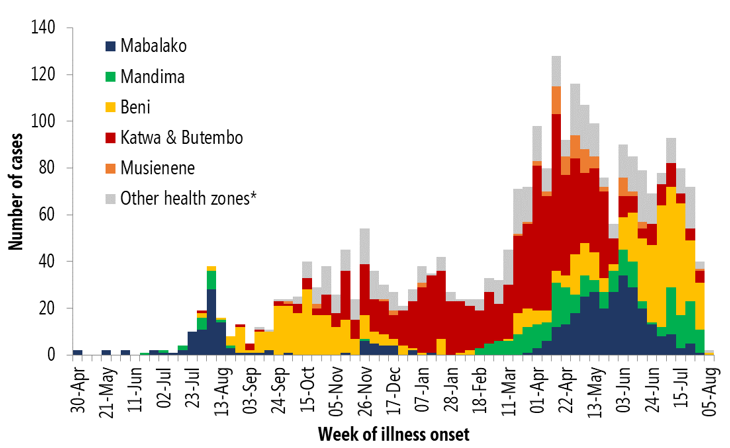
%> input picture data/figure1_20190808.png, 730 x 448 px
$ octave --eval "figure2num_clean;"   (GNU Octave 9; MATLAB toolbox functions it lacks are replaced by stand-ins)
%> lines starting %> are read from the running program, lines starting %| are printed output that depends on the picture; in (x1, y1, x2, y2) boxes, pixels count from 0 and x2, y2 are one past the last pixel; in counts of white or black regions, pixels touching at a corner belong together; the program's own positions count from 1
%This code is for data extraction from a bar chart figure
%Author: Jun Kong; jkong@gsu.edu
%Mathematics and Statistics at GSU

function figure2num_clean(varargin)

imtool close all;
switch nargin
    case 0
        %input setup
        data_path = '../data/';
        filename = 'figure1_20190808.png';
        result_path = '../result/';

        X_ORIG = 73.783871;
        X_LIMIT = 716.261290;
        Y_ORIG = 354.977419;
        Y_LIMIT = 27.958065;
        X_LEGEND = 267.848387;
        Y_LEGEND = 220.370968;

    case 2
        data_path = varargin{1};
        filename = varargin{2};
        result_path = '../result/';
    case 3
        data_path = varargin{1};
        filename = varargin{2};
        result_path = varargin{3};
    otherwise
        error('This number of arguments is not supported')
end

NUM_X_LABEL = 22;
NUM_BIN_BTW_X_LABEL = 2;
ADDITION_BIN_IN_END = 0;
NUM_BIN = NUM_X_LABEL*(NUM_BIN_BTW_X_LABEL+1)+1 + ADDITION_BIN_IN_END;
Y_MAX_MEASURE = 140;
SQUARE_SIZE = 11;
ONE_PERC = 0.95;
colors = [0 0 0.4;...
    0 0.6 0;...
    0.9290 0.6940 0.1250;...
    0.6350 0.0780 0.1840;...
    0.8500 0.3250 0.0980;...
    0.7529 0.7529 0.7529];
legend_label = {'Mabalako', 'Mandima', 'Beni', 'Katwa and Butembo', 'Musienene', 'Other health zones'};
XTickLabel = {'30-Apr', '', '', '21-May', '', '', '11-Jun', '', '', '02-Jul', '', '',...
    '23-Jul', '', '', '13-Aug', '', '', '03-Sep', '', '', '24-Sep', '', '',...
    '15-Oct', '', '', '05-Nov', '', '', '26-Nov', '', '', '17-Dec', '', '',...
    '07-Jan', '', '', '28-Jan', '', '', '18-Feb', '', '', '11-Mar', '', '',...
    '01-Apr', '', '', '22-Apr', '', '', '13-May', '', '', '03-Jun', '', '',...
    '24-Jun', '', '', '15-Jul', '', '', '05-Aug' };


% [25 lines of commented-out code are left out]

%% load image and provide four key points from users
I = imread([data_path filename]);
%> I is the input picture: size 448x730x3 uint8; mean R, G, B 232.6, 221.2, 212.3
if ~exist('X_ORIG', 'var') || ~exist('X_LIMIT', 'var') || ~exist('Y_ORIG', 'var') || ~exist('Y_LIMIT', 'var')

    fprintf('please click on origin, end point on X-axis and end point on Y-axis in a moment\n');
    pause(2);
    imshow(I, []);
    set(gcf, 'Position', get(0, 'Screensize'));

    [x, y] = ginput(3);

    [~,indx] = min( abs([diff(x(1:2)), diff(x(2:3)), diff(x([1,3]))]) );
    [~,indy] = min( abs([diff(y(1:2)), diff(y(2:3)), diff(y([1,3]))]) );

    ind_orig = intersect([indx, mod(indx, 3)+1], [indy, mod(indy, 3)+1]);
    ind_on_yaxis = setdiff([indx, mod(indx, 3)+1], ind_orig);
    ind_on_xaxis = setdiff([indy, mod(indy, 3)+1], ind_orig);

    X_ORIG = x(ind_orig); X_LIMIT = x(ind_on_xaxis);
    Y_ORIG = y(ind_orig); Y_LIMIT = y(ind_on_yaxis);

    fprintf(' X_ORIG: %f \t X_LIMIT: %f \n Y_ORIG: %f \t Y_LIMIT: %f\n',...
        X_ORIG, X_LIMIT, Y_ORIG, Y_LIMIT);

    fprintf('\n please click the bottom right corner of the legend area\n');
    pause(2);
    figure(gcf);

    [X_LEGEND, Y_LEGEND] = ginput(1);
    fprintf(' X_LEGEND: %f \t Y_LEGEND: %f \n',X_LEGEND, Y_LEGEND);
    close gcf
end

%% find legend squares
r = I(:,:,1); g = I(:,:,2); b = I(:,:,3);
%> after `b = I(:,:,3)`:
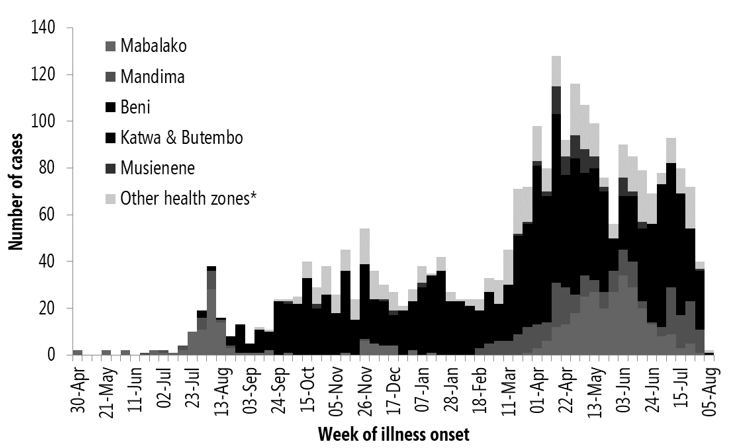
%> b: size 448x730 uint8; min 0, max 255, mean 212.3
X = [r(:) g(:) b(:)];

bw = any( X<255, 2);
%> bw = 327040 logical values, 79808 true
bw = reshape(bw, size(r));
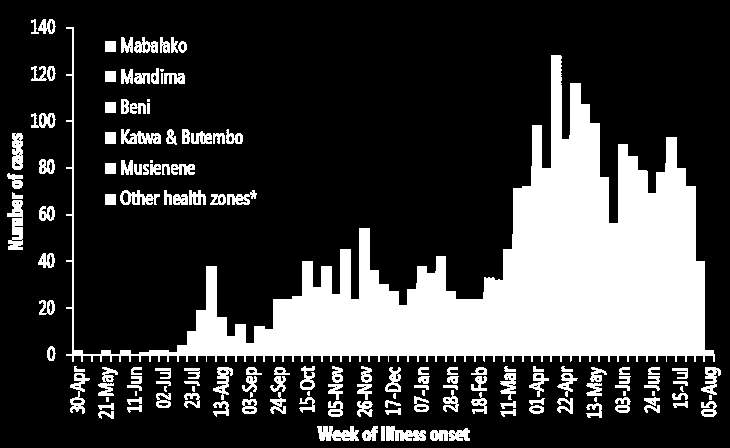
%> bw: size 448x730 logical; 24.4% white; 149 white regions (16 under 20 px)

bb = regionprops(bw, 'BoundingBox');
%> bb = 149 regions; largest, box (x1, y1, x2, y2): (66, 27, 715, 362), (70, 373, 90, 414), (7, 200, 23, 250), (213, 367, 233, 400), (317, 426, 359, 441)
bb = cat(1, bb.BoundingBox);
%> bb = 149 rows, first 8: [7.5 173.5 16 16; 7.5 200.5 16 50; 12.5 133.5 11 37; 12.5 192.5 11 7; 31.5 19.5 8 15; 31.5 66.5 16 15; 31.5 113.5 25 15; 38.5 19.5 18 15]
TF = abs(bb(:, 3)-bb(:, 4)) <= 3 &  abs(bb(:, 3)-SQUARE_SIZE) <=2;
%> TF = 149 logical values, 16 true
selected_bb = bb(TF, :);
%> selected_bb = 16 rows, first 8: [105.5 41.5 11 11; 105.5 71.5 11 11; 105.5 102.5 11 11; 105.5 132.5 11 12; 105.5 163.5 11 11; 105.5 194.5 11 11; 121.5 69.5 12 15; 121.5 160.5 12 15]

idx = [];
for i = 1:size(selected_bb,1)
    col = ceil(selected_bb(i, 1))+1;
    row = ceil(selected_bb(i, 2))+1;
    wid = floor(selected_bb(i, 3))-1;
    hei = floor(selected_bb(i, 4))-1;
    temp = bw(row:row+hei-1, col:col+wid-1);

    if sum(temp(:)) / length(temp(:)) <= ONE_PERC
        idx = [idx; i];
    end
end
%> this loop made 16 passes
%> (col, row, wid, hei, idx) on passes 7 to 16: (123, 71, 11, 14, 7), (123, 162, 11, 14, [7; 8]), (133, 369, 10, 7, [7; 8; 9]), (133, 378, 10, 7, [7; 8; 9; 10]), (152, 166, 10, 10, [7; 8; 9; 10; 11]), (180, 43, 8, 11, [7; 8; 9; 10; 11; 12]), (215, 135, 11, 10, [7; 8; 9; 10; 11; 12; 13]), (420, 369, 10, 7, [7; 8; 9; 10; 11; 12; 13; 14]), (449, 369, 10, 7, [7; 8; 9; 10; 11; 12; 13; 14; 15]), (621, 369, 10, 7, [7; 8; 9; 10; 11; 12; 13; 14; 15; 16])
%> (col, row, wid, hei) on passes 1 to 6: (107, 43, 10, 10), (107, 73, 10, 10), (107, 104, 10, 10), (107, 134, 10, 11), (107, 165, 10, 10), (107, 196, 10, 10)
selected_bb(idx, :) = [];
loc = round([selected_bb(:,2)+selected_bb(:,4)/2, selected_bb(:,1)+selected_bb(:,3)/2]);
%> loc = [47 111; 77 111; 108 111; 139 111; 169 111; 200 111]

% verify color location on image
figure; imshow(I,[]); hold on;
for i = 1: size(selected_bb, 1)
    plot(loc(i,2),...
        loc(i,1),...
        'kX', 'Markersize', 11);
end
%> this loop made 6 passes

%% identify colors of interest
C = [];
for i = 1: size(loc,1)
    row = loc(i, 1);
    col = loc(i, 2);
    C = [C; [I(row, col, 1), I(row, col, 2), I(row, col, 3)]];
end
%> this loop made 6 passes
%> (row, C) on passes 1 to 4: (47, [32 56 100]), (77, [32 56 100; 0 176 80]), (108, [32 56 100; 0 176 80; 255 192 0]), (139, [32 56 100; 0 176 80; 255 192 0; 192 0 0])
%> row on passes 5 to 6: 169, 200
%> after the loop, C = [32 56 100; 0 176 80; 255 192 0; 192 0 0; 237 125 49; 202 202 202]

%% find individual masks
delta = 20;
se = strel('line',2,90);
masks = false( size(bw,1), size(bw,2), size(loc,1) );
for i = 1:size(loc,1)
    r = I(:,:,1); g = I(:,:,2); b = I(:,:,3);
    masks(:,:,i) = abs(double(r) - double(C(i,1)))<=delta...
        & abs(double(g) - double(C(i,2)))<=delta...
        & abs(double(b) - double(C(i,3)))<=delta;

    masks(:,:,i) = imdilate(masks(:,:,i), se);
end

%% find bar heights
WIDTH_BIN = (X_LIMIT - X_ORIG) / NUM_BIN;
MEASURE_HALF_WIDTH = 2;
AREA_SMALL_THR = (WIDTH_BIN/2) * 2;
AREA_LARGE_THR = (WIDTH_BIN*5) * 2;
h = flipud(fspecial('prewitt'));
data_location = round(Y_ORIG) * ones(NUM_BIN, size(loc,1));

for i = 1:size(loc,1)
    edge = imfilter(masks(:,:,i), h,'replicate'); %bottom edge

    %remove legend
    r1 = floor(selected_bb(i,2));
    r2 = r1 + ceil(selected_bb(i,4));
    c1 = floor(selected_bb(i,1));
    c2 = c1 + ceil(selected_bb(i,3));
    edge(r1:r2, c1:c2) = 0;
    edge(1:ceil(Y_LEGEND), 1:ceil(X_LEGEND)) = 0;

    %remove space left to y-axis
    edge(:, 1:ceil(X_ORIG)) = 0;

    %remove space below x-axis
    edge(round(Y_ORIG):end, :) = 0;

    %remove small edges
    L = bwlabel(edge);
    stats = regionprops(L, 'area');
    allArea = [stats.Area];
    edge_good = ismember(L, find(allArea >= AREA_SMALL_THR & allArea <= AREA_LARGE_THR) );
    L = bwlabel(edge_good);

    figure;imshow(I); hold on;

    for j = 1:NUM_BIN
       bin_center = round(X_ORIG + j*WIDTH_BIN - WIDTH_BIN/2);

       tempL = L(1:round(Y_ORIG), (bin_center-MEASURE_HALF_WIDTH):(bin_center+MEASURE_HALF_WIDTH));
       tempL = unique(tempL(:));
       tempL(tempL==0) = [];

       if length(tempL) > 1
           temp_count = zeros(length(tempL), 1);
          for k = 1:length(tempL)
             temp_count(k,1) = max(max( L(1:round(Y_ORIG), (bin_center-MEASURE_HALF_WIDTH):(bin_center+MEASURE_HALF_WIDTH))==tempL(k) ));
          end
          [~, max_ind] = max(temp_count);
          tempL = tempL(max_ind(1));
       end

       if length(tempL) > 1
            error(sprintf('FIND MORE THAN 1 LABEL in a bin\n Location:%d, Bin Center:%d', i, bin_center));
       end
       if isempty(tempL)
            data_location(j, i) = round(Y_ORIG);
            continue;
       end

       temp_bw = zeros(size(L));
       temp_bw(1:round(Y_ORIG), (bin_center-MEASURE_HALF_WIDTH):(bin_center+MEASURE_HALF_WIDTH)) = L(1:round(Y_ORIG), (bin_center-MEASURE_HALF_WIDTH):(bin_center+MEASURE_HALF_WIDTH)) == tempL;
       allPixelList = regionprops(temp_bw, 'PixelList');

       unique_y = unique(allPixelList.PixelList(:,2));
       [counts, centers] = hist(allPixelList.PixelList(:,2), unique_y(1):unique_y(end));
       idx = find(counts == max(counts));
       temp_y = centers(idx(end));


       if ~all( L(temp_y, (bin_center-MEASURE_HALF_WIDTH):(bin_center+MEASURE_HALF_WIDTH))==tempL)
            fprintf('\t NOT ALL LABELs in L[%d, %d:%d] has the same label\n',...
                  temp_y, bin_center-MEASURE_HALF_WIDTH, bin_center+MEASURE_HALF_WIDTH);
            data_location(j, i) = round(Y_ORIG);
            continue;
       end

       plot(bin_center, temp_y, '+', 'Markersize', 16);

       data_location(j, i) = temp_y;

    end

 fprintf('Data of location %d out %d have been extracted.\n', i, size(loc,1));
end
%> this loop made 6 passes
%> (r1, r2) on passes 1 to 6: (41, 52), (71, 82), (102, 113), (132, 144), (163, 174), (194, 205)
%| Data of location 1 out 6 have been extracted.
%| Data of location 2 out 6 have been extracted.
%| Data of location 3 out 6 have been extracted.
%| Data of location 4 out 6 have been extracted.
%| Data of location 5 out 6 have been extracted.
%| Data of location 6 out 6 have been extracted.
%> pass 1, in figure2num_clean, `imshow(I)`:
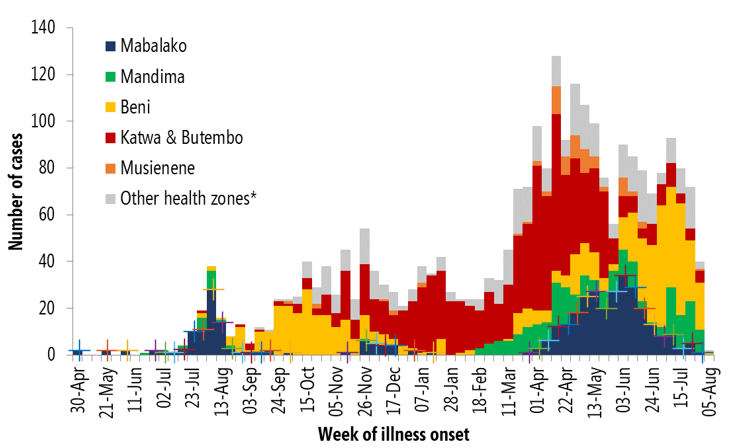
%> figure redrawn from the program's plot data
%> pass 2, in figure2num_clean, `imshow(I)`:
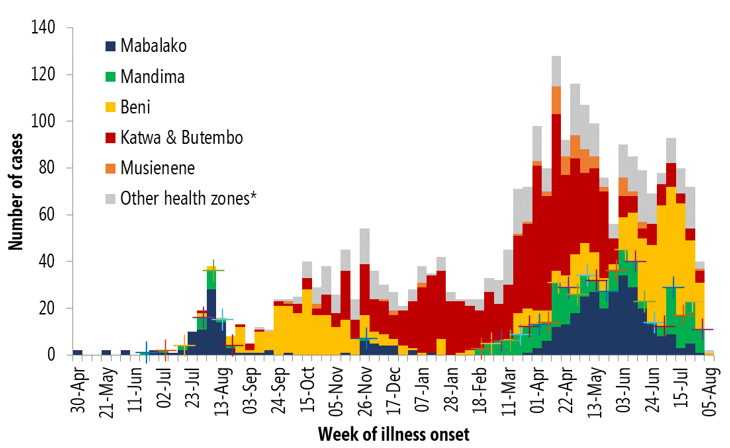
%> figure redrawn from the program's plot data
%> after the loop:
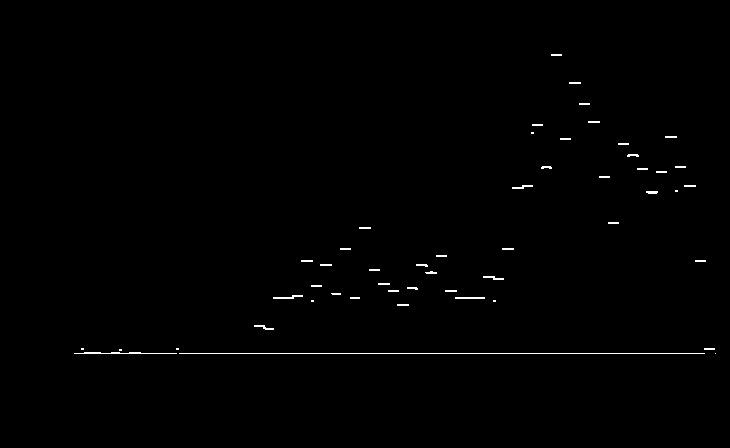
%> edge: size 448x730 logical; 0.55% white in thin lines or dots, all inside (x1, y1, x2, y2) = (74, 54, 716, 354)
%> after the loop:
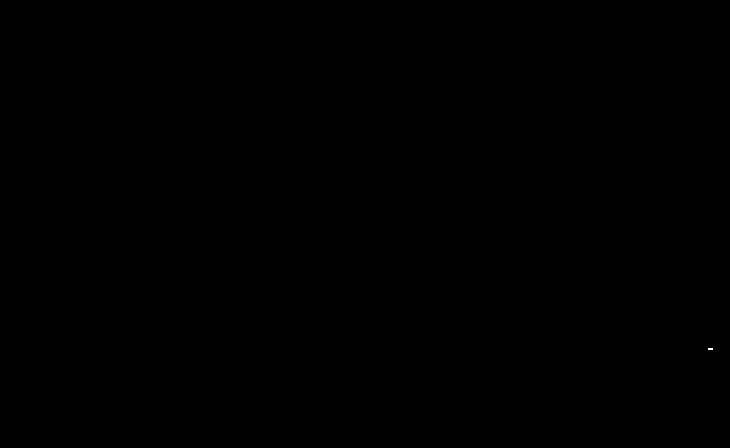
%> temp_bw: size 448x730 double; values 0 (black) and 1 (white), 0% white in thin lines or dots, all inside (x1, y1, x2, y2) = (708, 348, 713, 350)
%> after the loop, data_location = 67 rows, first 8: [351 355 355 355 355 355; 355 355 355 355 355 355; 355 355 355 355 355 355; 351 355 355 355 355 355; 355 355 355 355 355 355; 351 355 355 355 355 355; 355 355 355 355 355 355; 355 353 355 355 355 355]; max_ind = 1; tempL = 41; temp_count = [1; 1]


%% convert from y-coordinates to y-values
data = (round(Y_ORIG)-data_location) / (round(Y_ORIG)-round(Y_LIMIT)) * Y_MAX_MEASURE;
%> data = 67 rows, first 8: [1.71 0 0 0 0 0; 0 0 0 0 0 0; 0 0 0 0 0 0; 1.71 0 0 0 0 0; 0 0 0 0 0 0; 1.71 0 0 0 0 0; 0 0 0 0 0 0; 0 0.856 0 0 0 0]
data = round(data);
%> data = 67 rows, first 8: [2 0 0 0 0 0; 0 0 0 0 0 0; 0 0 0 0 0 0; 2 0 0 0 0 0; 0 0 0 0 0 0; 2 0 0 0 0 0; 0 0 0 0 0 0; 0 1 0 0 0 0]

diff_data = data(:,1);
%> diff_data = 67 values, max 34 at index 58, min 0 at index 2, mean 5.69
for c = 2:size(data,2)
    M = max(data(:, 1:c-1), [], 2);
    temp = data(:,c) - M;
    temp(temp<0) = 0;
    diff_data = [diff_data, temp];
end
%> this loop made 5 passes
%> after the loop, diff_data has the same summary as data; temp = 67 values, max 22 at index 53, min 0 at index 1, mean 6.3

if ADDITION_BIN_IN_END > 0
    for i = 1:ADDITION_BIN_IN_END
            XTickLabel = [XTickLabel, {''}];
    end
end

%% save as an excel sheet
T= table(XTickLabel', diff_data);
%> T = 67 items; first 5, diff_data: [2 0 0 0 0 0], [0 0 0 0 0 0], [0 0 0 0 0 0], [2 0 0 0 0 0], [0 0 0 0 0 0]
writetable(T,[result_path filename '.xlsx'],'Sheet',1,'Range','A1');
T= table(XTickLabel', data);
%> T = 67 items; first 5, data: [2 0 0 0 0 0], [0 0 0 0 0 0], [0 0 0 0 0 0], [2 0 0 0 0 0], [0 0 0 0 0 0]
writetable(T,[result_path filename '.xlsx'],'Sheet',2,'Range','A1');

%% draw bar chart to verify results
figure; b=bar(diff_data, 'stacked', 'LineStyle', 'none', 'BarWidth', 1);
for i = 1:length(b)
    set(b(i),'FaceColor', colors(i,:));
end
set(gca,'XTick', [1:NUM_BIN]);
set(gca,'XTickLabel', XTickLabel);
set(gca,'XTickLabelRotation',90);
xlabel('Week of illness onset', 'FontWeight','bold', 'FontSize', 20);
ylabel('Number of cases', 'FontWeight','bold', 'FontSize', 20);
legend(legend_label,'Location', 'NorthWest');
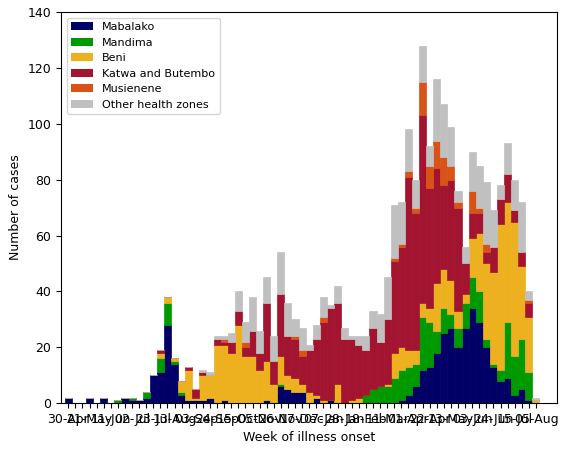
%> figure redrawn from the program's plot data; tallest bar 34 high, from x = 57.5 to 58.5; tallest bar 20 high, from x = 62.5 to 63.5; tallest bar 52 high, from x = 61.5 to 62.5; tallest bar 67 high, from x = 50.5 to 51.5
print([result_path 'reconstruction_' filename], '-dpng');


%% If certain data points in spread sheet need to be modified, run the following code
% [18 lines of commented-out code are left out]
